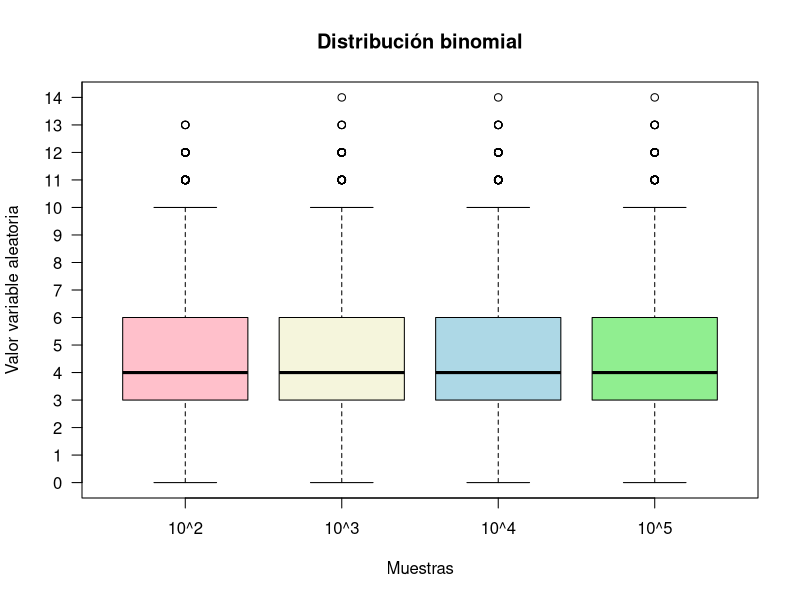
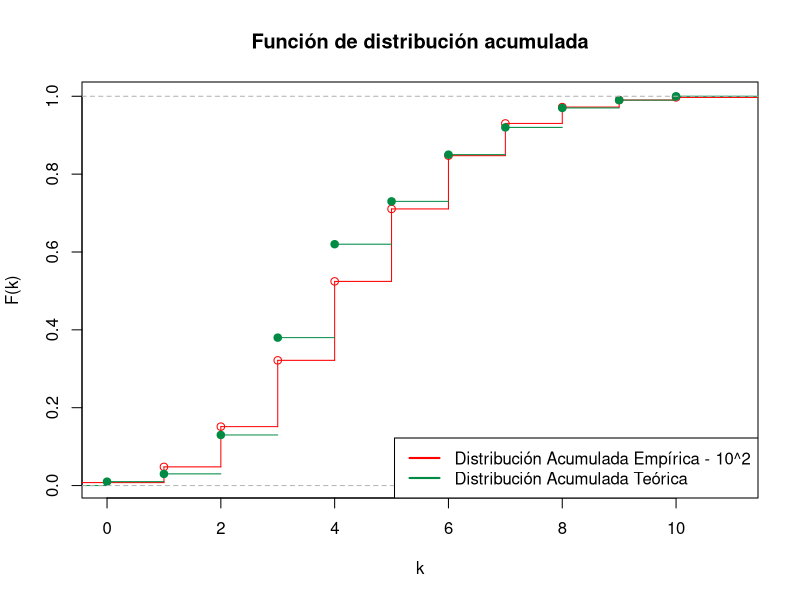
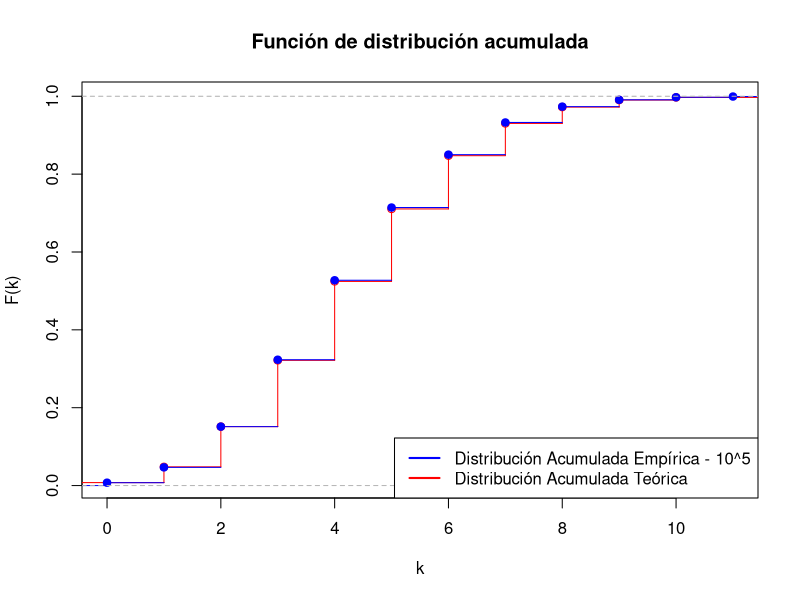
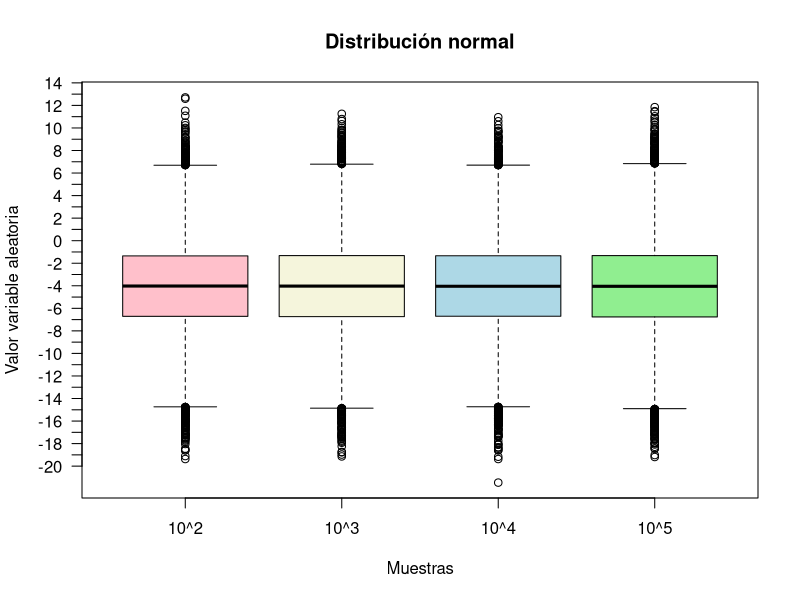
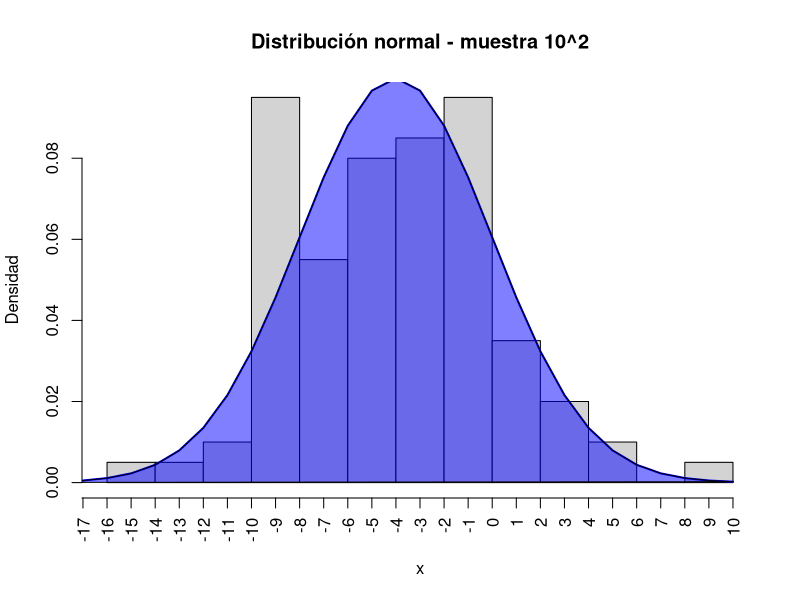
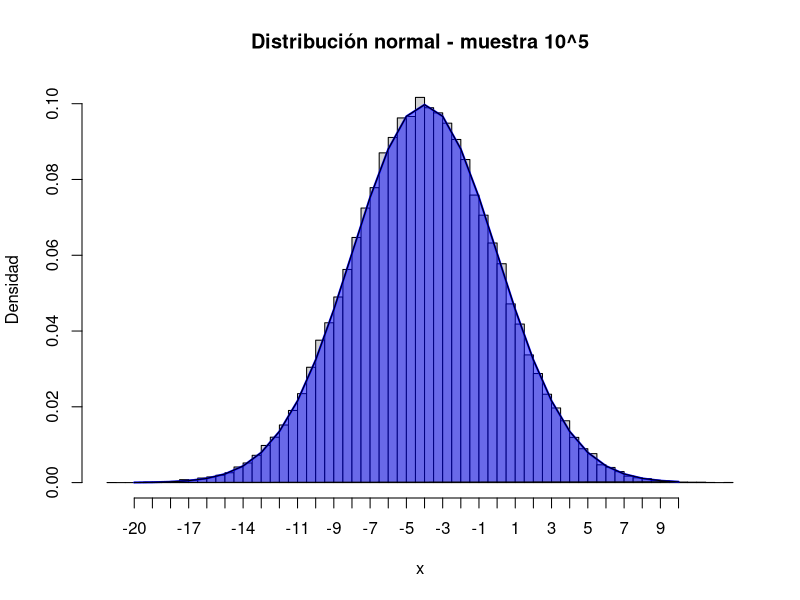
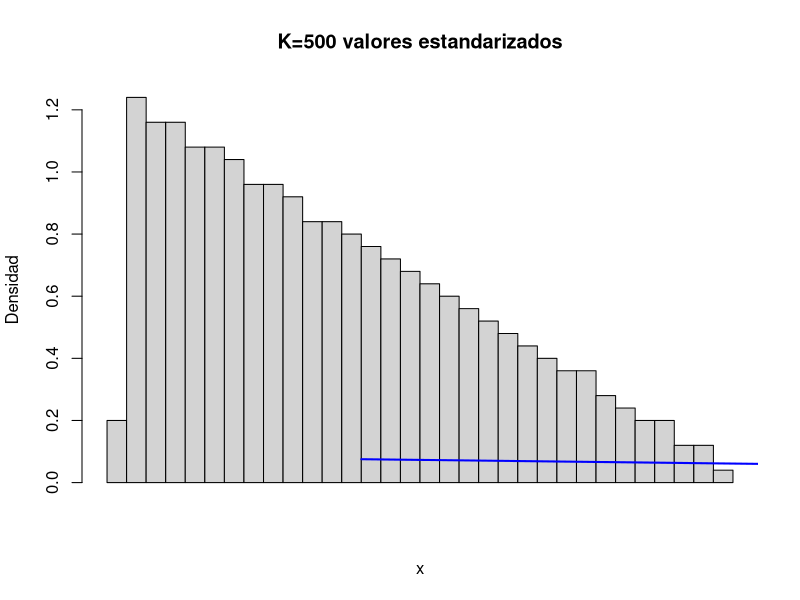

These figures' R source, in order:
# EJ 1
# distribución binoamial binomial (30 ,  0.15)
# n = 10 ^ (2 al 5)
# rbinom(
#       n,     Número de observaciones aleatorias a ser generadas
#       size,  Número de ensayos (> = 0)
#       prob)  La probabilidad de éxito en cada ensayo
a = rbinom(10^2,30, 0.15)
b = rbinom(10^3,30, 0.15)
c = rbinom(10^4,30, 0.15)
d = rbinom(10^5,30, 0.15)

randomValues <- c(a,b,c,d)

data <- data.frame(values =randomValues,
                   group = c("10^2","10^3","10^4","10^5"))

boxplot(values ~ group,
        data, 
        col = c("pink",
                "beige", 
                "lightblue", 
                "lightgreen"),
        main = "Distribución binomial",
        xlab = "Muestras",
        ylab = "Valor variable aleatoria",
        yaxt='n')
axis(2, at=seq(0, 30, 1),las=2)


# Esperanza Empírica
espA = mean(a)
espB = mean(b)
espC = mean(c)
espD = mean(d)

# Esperanza Teorica
espT = 30*0.15

# Varianza Empirica
varA = var(a)
varB = var(b)
varC = var(c)
varD = var(d)

# Varianza Teorica
varT = 30*0.15*0.85

# Función de distribución acumulada empirica
distA = ecdf(a)
distD = ecdf(d)

# Función de distribución teórica y empirica
plot(stepfun(c(1:10),pbinom(c(0,1:10),30,0.15)), 
     main = "Función de distribución acumulada", 
     xlab = "k",
     ylab = "F(k)",
     col="red")
lines(distA, col="springgreen4")
legend("bottomright", 
       legend = c("Distribución Acumulada Empírica - 10^2",
                  "Distribución Acumulada Teórica"),
       lty = 1, col = c("red","springgreen4"), lwd = 2, box.lty =1)

plot(stepfun(c(1:10),pbinom(c(0,1:10),30,0.15)), 
     main = "Función de distribución acumulada", 
     xlab = "k",
     ylab = "F(k)",
     col="red")
lines(distD, col="blue")
legend("bottomright", 
       legend = c("Distribución Acumulada Empírica - 10^5",
                  "Distribución Acumulada Teórica"),
       lty = 1, col = c("blue","red"), lwd = 2, box.lty =1)



# EJ 2
# Distribución Normal(-4,16)
# n = 10 ^ (2 al 5)

a = rnorm(10^2,-4, sqrt(16))
b = rnorm(10^3,-4, sqrt(16))
c = rnorm(10^4,-4, sqrt(16))
d = rnorm(10^5,-4, sqrt(16))

randomValues <- c(a,b,c,d)
data <- data.frame(values =randomValues,
                   group = c("10^2","10^3","10^4","10^5"))
# Explicar diferencia de los boxplots por funcionamiento de cajas
boxplot(values ~ group,
        data, 
        col = c("pink",
                "beige", 
                "lightblue", 
                "lightgreen"),
        main = "Distribución normal",
        xlab = "Muestras",
        ylab = "Valor variable aleatoria", 
        yaxt='n')
axis(2, at=seq(-20, 20, 1),las=2)

# Esperanza Teórica
espT = -4

# Varianza Teórica
varT = 16

# Esperanza Empírica
espA = mean(a)
espB = mean(b)
espC = mean(c)
espD = mean(d)

# Varianza Empirica
varA = var(a)
varB = var(b)
varC = var(c)
varD = var(d)

# Histogramas
x <- seq(-20, 10, 1)
hist(a, 
     main="Distribución normal - muestra 10^2",
     breaks = 10, 
     xaxt="n",
     ylab="Densidad",
     xlab="x",
     freq=FALSE)


lines(x, 
      dnorm(x, mean = -4, sd = 4), 
      col = "blue",
      lty = 1, 
      lwd = 2,
      xaxt="n")

polygon(x, 
        dnorm(x, mean = -4, sd = 4), 
        col = rgb(0, 0, 1, 
                  alpha = 0.5))
axis(1, 
     at=seq(-20, 10, 1),
     las=2)


hist(d, 
     main="Distribución normal - muestra 10^5",
     ylab="Densidad",
     xlab="x",
     breaks = 50,
     xaxt="n", 
     freq=FALSE)

lines(x, 
      dnorm(x, mean = -4, sd = 4), 
      col = "blue", 
      lty = 1, 
      lwd = 2, 
      xaxt="n")

polygon(x, 
        dnorm(x, mean = -4, sd = 4), 
        col = rgb(0, 0, 1, alpha = 0.5))

axis(1, at=seq(-20, 10, 1),las=1)

# EJ 3
# Distribución Normal(-4,16)
# PT 1) n = 10 ^ 3
a = rnorm(10^3,-4, sqrt(16)) 
# media empírica de a
muEmp = mean(a) 
# media teórica
muTeo = -4
#Desvión estandar teórica
desvTeo = sqrt(16)
# Valor estandarizado de mediana empíricia
medEsta = sqrt(1000) * ((muEmp - muTeo)/desvTeo)

# PT 2)
promEst <- 0
for(i in 1:500){
        a = rnorm(10^3,-4, sqrt(16))
        promEst[i] <- sqrt(i) * ((muEmp - muTeo)/desvTeo)
}
#Presentar en un histograma
s = seq(-1, 20, 1)
hist(promEst, 
     main="K=500 valores estandarizados",
     ylab="Densidad",
     xlab="x",
     breaks = 50,
     xaxt="n", 
     freq=FALSE)
lines(s, 
      dnorm(s, mean = -4, sd = 4), 
      col = "blue",
      lty = 1, 
      lwd = 2,
      xaxt="n")

